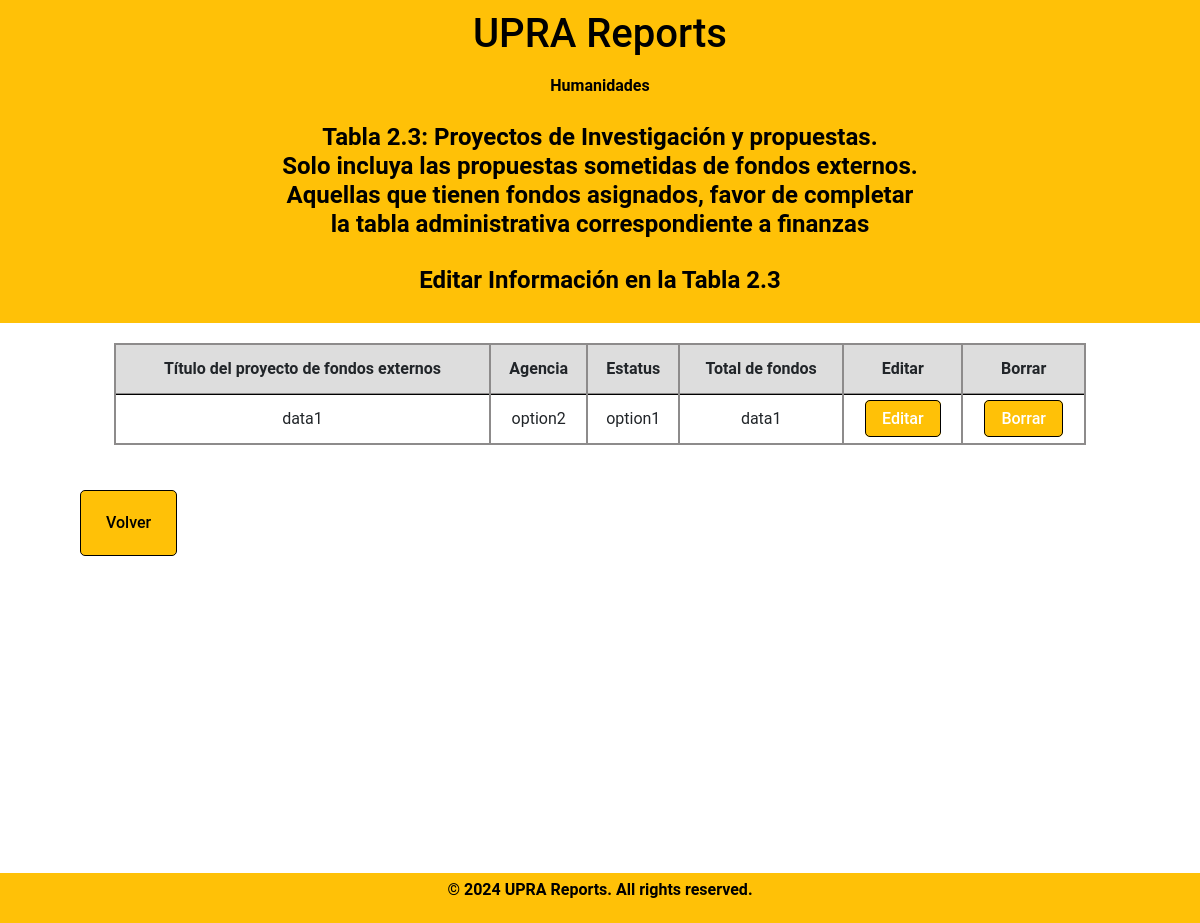
/meta-2/tabla2.3_display.php (signed in), run on the app's committed database.
### tables this page shows
CREATE TABLE `departamento` (
  `DepartmentID` int(11) NOT NULL,
  `DepartmentName` varchar(100) DEFAULT NULL
);

CREATE TABLE `table23` (
  `table23ID` int(11) NOT NULL,
  `DepartmentID` int(11) DEFAULT NULL,
  `year` int(4) DEFAULT NULL,
  `field1` varchar(100) DEFAULT NULL,
  `field2` varchar(100) DEFAULT NULL,
  `field3` varchar(100) DEFAULT NULL,
  `field4` varchar(100) DEFAULT NULL
);

### meta-2/tabla2.3_display.php (the view, shortened to what this page needs)
<?php
    include_once "db_info.php";
if (isset($_SESSION['DepartmentID'])) {
    $departmentID = $_SESSION['DepartmentID'];
    $sql = "SELECT DepartmentName FROM departamento WHERE DepartmentID = ?";
    $stmt = $conn->prepare($sql);
    $stmt->bind_param("i", $departmentID);
    $stmt->execute();
    $result = $stmt->get_result();
    $department = $result->fetch_assoc();
}
$year = date("Y");
?>
<!DOCTYPE html>
<html lang="en">
  <head>
    <link rel="stylesheet" href="../fonts/icomoon/style.css">
    <link rel="stylesheet" href="../css/owl.carousel.min.css">
    <link rel="stylesheet" href="../css/bootstrap.min.css">
    <link rel="stylesheet" href="../css/style.css">
    <link rel="stylesheet" href="../css/style-sidemenu.css">
</head>
<body>
          <header>
            <h1 class="uprareports">UPRA Reports</h1>
            <h2 class="bienvenidosusuario"><?php echo $department['DepartmentName'] ?></h2>
            <h2 class="tablaheader">Tabla 2.3: Proyectos de Investigación y propuestas. <br> Solo incluya las propuestas sometidas de fondos externos. <br>
            Aquellas que tienen fondos asignados, favor de completar <br>    la tabla administrativa correspondiente a finanzas</h2>
            <h2 class="tablaheader"> Editar Informaci&oacute;n en la Tabla 2.3</h2>
        </header>
<div class="formbold-main-wrapper-edit">
    <div class="formbold-form-wrapper-edit">
        <table class="table">
          <thead>
            <tr>
              <th scope="col">Título&nbsp;del&nbsp;proyecto&nbsp;de&nbsp;fondos&nbsp;externos</th>
              <th scope="col">Agencia</th>
              <th scope="col">Estatus</th>
              <th scope="col">Total de fondos</th>
              <th scope="col">Editar</th>
              <th scope="col">Borrar</th>
            </tr>
          </thead>
          <tbody>
            <tr>
              <?php
              $sql = "SELECT * FROM table23 WHERE DepartmentID = ? AND year = ?";
              $stmt = $conn->prepare($sql);
              $stmt->bind_param("si", $departmentID, $year);
              $stmt->execute();
              $result =$stmt->get_result();
              while ($row = $result->fetch_assoc()) {
                  echo "<tr>";
                  echo "<td>" . $row['field1'] . "</td>";
                  echo "<td>" . $row['field2'] . "</td>";
                  echo "<td>" . $row['field3'] . "</td>";
                  echo "<td>" . $row['field4'] . "</td>";
                  echo "<td><a href='javascript:void(0);' class='edit-btn'>Editar</a></td>";
                  echo "<td><a class='delete-btn' href='../meta-2/tabla2.3_delete.php?id=" . $row['table23ID'] . "'>Borrar</a></td>";
                  echo "</tr>";
              }
            ?>
            </tr>
          </tbody>
      </table>
              <div class="formbold-main-wrapperDept">
            <a class="underline-button" href="tabla2.3.php">Volver</a>
        </div>
    </div>
  </div>
    <div class="footer-box">
        <p>&copy; 2024 UPRA Reports. All rights reserved.</p>
    </div>
</body>
</html>

### css/style.css (style rules this page uses)
* { margin: 0; padding: 0; }
body { font-family: "Roboto", -apple-system, BlinkMacSystemFont, "Segoe UI", Roboto, "Helvetica Neue", Arial, "Noto Sans", sans-serif, "Apple Color Emoji", "Segoe UI Emoji", "Segoe UI Symbol", "Noto Color Emoji"; background-color: #fff; color: #999; }
a { -webkit-transition: .3s all ease; -o-transition: .3s all ease; transition: .3s all ease; }
a, a:hover { text-decoration: none !important; }
h2 { font-size: 3.5rem; font-weight: 700; }
body { font-family: "Roboto", -apple-system, BlinkMacSystemFont, "Segoe UI", Roboto, "Helvetica Neue", Arial, "Noto Sans", sans-serif, "Apple Color Emoji", "Segoe UI Emoji", "Segoe UI Symbol", "Noto Color Emoji"; background-color: #fff; color: #999; line-height: 2; }
.table { border-collapse: collapse; width: 90%; margin: auto; border: 2px solid #8d8b8b; overflow-x: auto; }
td, th { border: 2px solid #8d8b8b; text-align: center; padding: 0.5em; }
th, td { border: 2px solid #8d8b8b; text-align: center; padding: 0.5em; font-size: 1rem; }
.table thead th { vertical-align: bottom; border-bottom: 2px solid #8d8b8b; background-color: #dddddd; }
.table th, .table td { padding: 0.5rem; vertical-align: top; border-top: 1px solid #000000; }
header { background-color: #FFC107; color: #000; padding: 10px; text-align: center; }
.footer-box { background-color: #FFC107; color: #000; text-align: center; padding: 1px 0; position: fixed; bottom: 0%; width: 100%; z-index: 999; font-weight: bold; }
.footer-box p { font-size: 16px; }
html, body { height: 100%; margin: 0; padding: 0; }
.formbold-main-wrapper-edit { display: flex; align-items: center; justify-content: center; padding-top: 10px; margin-left: auto; margin-right: auto; min-height: 580px; max-height: 900px; }
.formbold-main-wrapperDept { display: flex; justify-content: space-between; padding: 20px; margin: 0 auto; }
.formbold-form-wrapper-edit { margin: 0 auto; width: 90%; background: white; min-height: 580px; max-height: 900px; margin-top: 10px; }
.underline-button { font-size: 16px; border-radius: 5px; padding: 16px 25px; border: none; font-weight: 500; background-color: #FFC107; color: #000; cursor: pointer; margin-top: 25px; border: 1px solid #000; margin-bottom: 150px; }
.bienvenidosusuario { font-size: 1.0em; color: #000; text-align: center; padding: 10px; }
.tablaheader { font-size: 1.5em; color: #000; text-align: center; padding: 10px; }
.edit-btn, .delete-btn, .update-btn { font-size: 16px; border-radius: 5px; padding: 8px 16px; border: none; font-weight: 500; background-color: #FFC107; color: white; cursor: pointer; margin-top: 1px; border: 1px solid #000; }

### css/style-sidemenu.css (style rules this page uses)
* { margin: 0; padding: 0; }
:root { --accent-color: #FFC107; }

### data on the page
departamento: DepartmentName "Humanidades"
table23: field1 "data1", field2 "option2", field3 "option1", field4 "data1"
